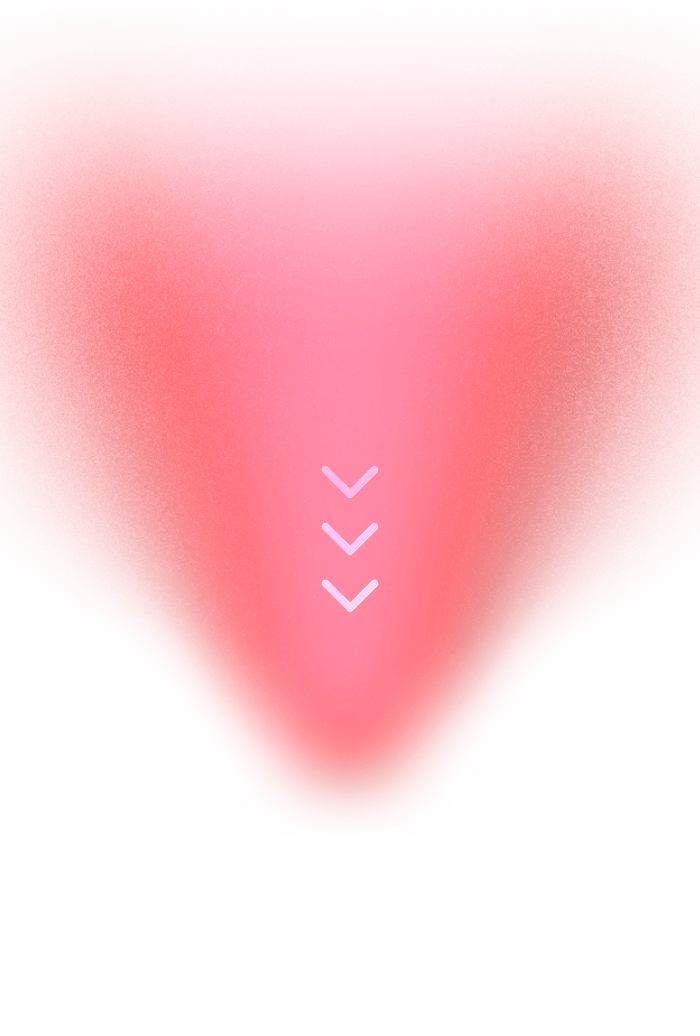
#> input picture resources/dmg_background.png, 700 x 1036 px; its folder holds only this picture in this run
$ python make_favicon.py dmg_background.png out.png
#> lines starting #> are read from the running program, lines starting #| are printed output that depends on the picture; after the words box and inside, x2 and y2 are one past the last pixel; in counts of white or black regions, pixels touching at a corner belong together
"""Biba favicon: the pink "b" alone on transparency (no tile behind it).

Usage: make_favicon.py <logo.png> <out_prefix>   -> <prefix>16.png, 32.png, 128.png
"""
import sys
from PIL import Image

src = Image.open(sys.argv[1]).convert("RGB")
# The letter is the saturated pink; the ground is pale peach.
mask = src.split()[1].point(lambda g: 255 if g < 200 else 0)
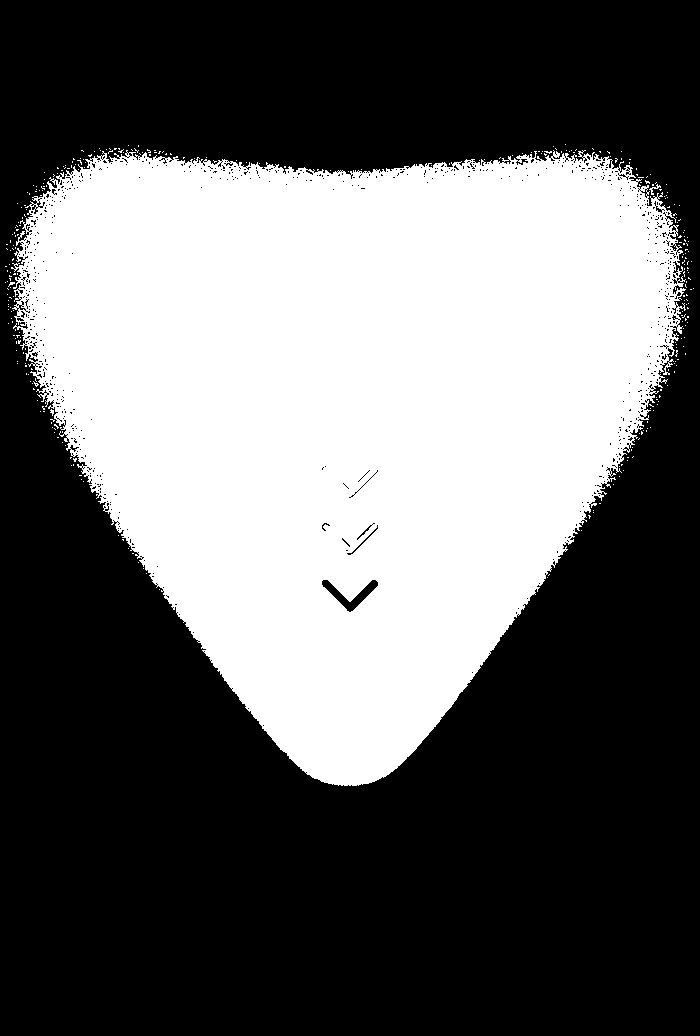
#> mask: PIL image 700x1036 L; 39.8% white; 325 white regions (323 under 20 px), largest, box (x1, y1, x2, y2) and area: (11, 150, 686, 786) 287920, (649, 184, 661, 195) 36
mask = mask.crop(mask.getbbox())
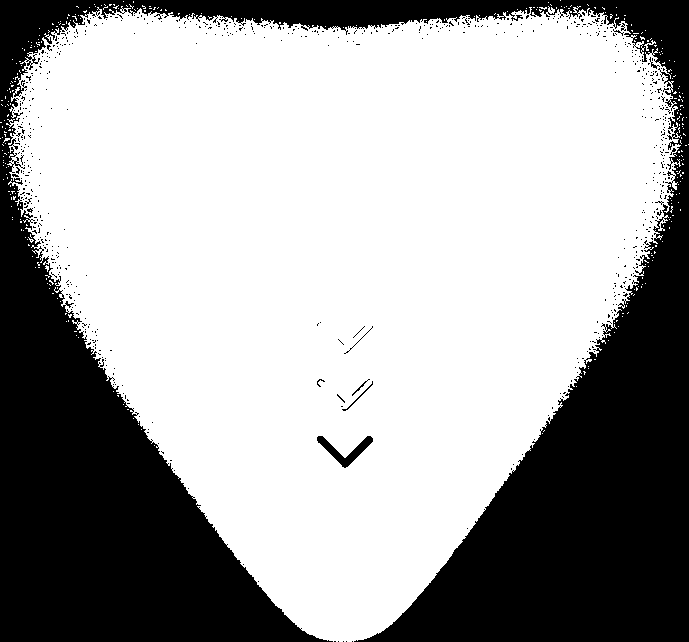
#> mask: PIL image 689x642 L; 65.3% white; 693 black regions (685 under 20 px), largest, box (x1, y1, x2, y2) and area: (0, 0, 689, 642) 151260, (317, 436, 373, 468) 554, (342, 381, 373, 411) 62
side = max(mask.size)
#> side = 689
sq = Image.new("L", (side, side), 0)
#> sq: PIL image 689x689 L; every value is 0
sq.paste(mask, ((side - mask.size[0]) // 2, (side - mask.size[1]) // 2))
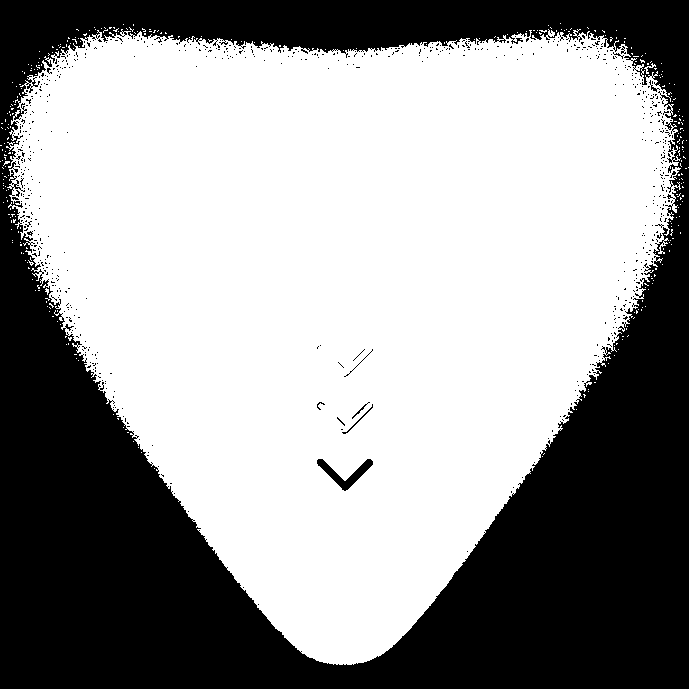
#> sq: PIL image 689x689 L; 60.8% white; 688 black regions (680 under 20 px), largest, box (x1, y1, x2, y2) and area: (0, 0, 689, 689) 183649, (317, 459, 373, 491) 554, (342, 404, 373, 434) 62
for size in (16, 32, 128):
    pad = max(1, size // 16)
    inner = size - 2 * pad
    glyph = Image.new("RGBA", (inner, inner), (0xE4, 0x6F, 0x78, 255))
    glyph.putalpha(sq.resize((inner, inner), Image.LANCZOS))
    out = Image.new("RGBA", (size, size), (0, 0, 0, 0))
    out.alpha_composite(glyph, (pad, pad))
    out.save(f"{sys.argv[2]}{size}.png")
#> this loop made 3 passes
#> pass 1, `out.save(f"{sys.argv[2]}{size}.png")`:
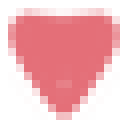
#> saved as out.png16.png: PIL image 16x16 RGBA (shown 8 times larger); mean R, G, B, A 144.3, 70.2, 75.9, 119.2; transparent parts drawn white
#> pass 2, `glyph = Image.new("RGBA", (inner, inner), (0xE4, 0x6F, 0x78, 255))`:
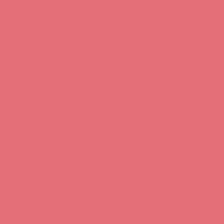
#> glyph: PIL image 28x28 RGBA (shown 8 times larger); mean R, G, B, A 228, 111, 120, 255
#> after the loop:
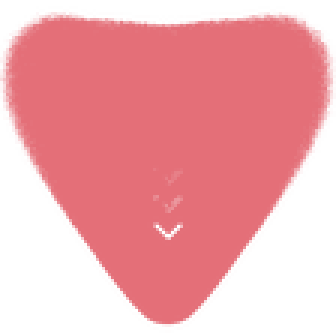
#> glyph: PIL image 112x112 RGBA (shown 3 times larger); mean R, G, B, A 228, 111, 120, 155.1; transparent parts drawn white
#> after the loop:
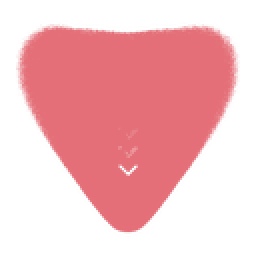
#> out: PIL image 128x128 RGBA (shown 2 times larger); mean R, G, B, A 117.1, 57, 61.6, 118.7; transparent parts drawn white
